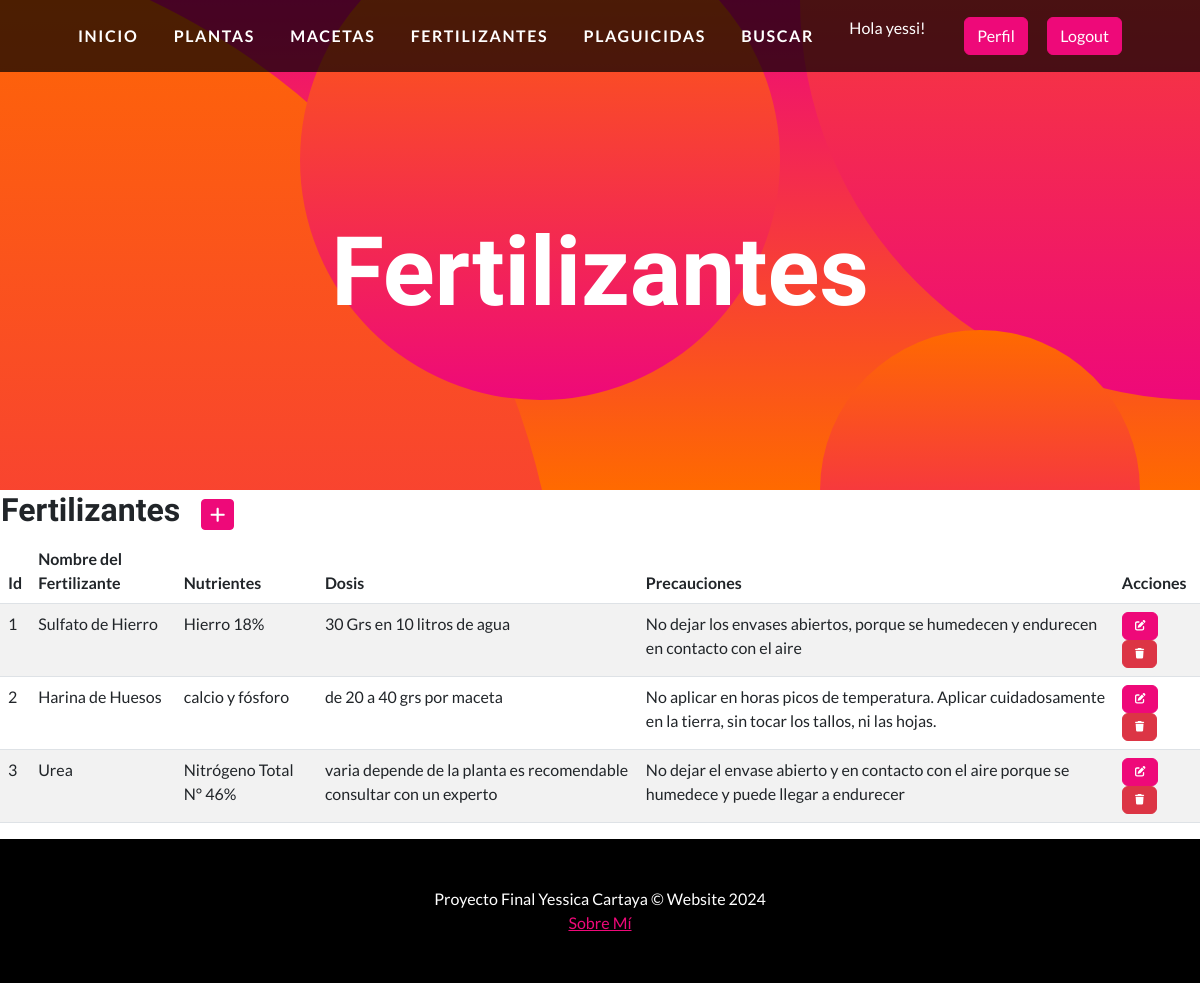
Page /aplicacion/fertilizantes/ (signed in) on the committed database.
### aplicacion/models.py (models this page shows, shortened)
class Fertilizante(models.Model):
    nombre = models.CharField(max_length=50)
    nutrientes = models.CharField(max_length=100)
    dosis = models.CharField(max_length=100)
    precauciones = models.CharField(max_length=500)

### aplicacion/views.py (the view)
# urls.py: path('fertilizantes/', fertilizantes, name = "fertilizantes"),
@login_required
def fertilizantes(request):
    contexto = {'fertilizantes': Fertilizante.objects.all()}
    return render(request, "aplicacion/fertilizantes.html",contexto)

### aplicacion/templates/aplicacion/fertilizantes.html
{% extends 'aplicacion/home.html' %}
{% block titulo %}
    <h1 class="masthead-heading mb-0">Fertilizantes</h1>
{% endblock titulo %}
{% block contenido %}
<table>
    <tr>
        <td width="200"> <h2>Fertilizantes</h2></td>
        <td>
            <a
            href="{% url 'fertilizantesCrear' %}"
            class="btn btn-primary btn-sm"
            ><i class="fa fa-plus fa-lg" title="Crear" ></i>
            </a>
        </td>
    </tr>
</table>
<table class="table table-striped">
    <thead>
        <tr>
            <th>Id</th>
            <th>Nombre del Fertilizante</th>
            <th>Nutrientes</th>
            <th>Dosis</th>
            <th>Precauciones</th>
            <th>Acciones</th>
        </tr>
    </thead>
    <tbody>
{% for f in fertilizantes %}
        <tr>
            <td>{{f.id}}</td>
            <td>{{f.nombre}}</td>
            <td>{{f.nutrientes}}</td>
            <td>{{f.dosis}}</td>
            <td>{{f.precauciones}}</td>
            <td>
                <a
                  href="{% url 'fertilizantesActualizar' f.id %}"
                  class="btn btn-primary"
                  style="--bs-btn-padding-y: .25rem; --bs-btn-paddin-x: .5rem; --bs-btn-font-size: .75rem;"
                  ><i class="fa fa-edit fa-sm" title="Actualizar"></i>
                </a>
                <a
                  href="{% url 'fertilizantesBorrar' f.id %}"
                  class="btn btn-danger"
                  style="--bs-btn-padding-y: .25rem; --bs-btn-paddin-x: .5rem; --bs-btn-font-size: .75rem;"
                  ><i class="fa fa-trash fa-sm" title="Borrar"></i>
                </a>
            </td>
        </tr>
{% endfor %}
    </tbody>
</table>
{% endblock contenido %}

### aplicacion/templates/aplicacion/home.html (shortened to what this page needs)
<!DOCTYPE html>
<html lang="en">
    <head>
        {% load static %}
        <link href="{% static 'css/styles.css' %}" rel="stylesheet" />
    </head>
    <body id="page-top">
        <nav class="navbar navbar-expand-lg navbar-dark navbar-custom fixed-top">
            <div class="container px-5">
                <a class="navbar-brand" href="{% url 'home' %}">Inicio</a>
                {% if user.is_authenticated %}
                    <a class="navbar-brand" href="{% url 'plantas' %}">Plantas</a>
                    <a class="navbar-brand" href="{% url 'macetas' %}">Macetas</a>
                    <a class="navbar-brand" href="{% url 'fertilizantes' %}">Fertilizantes</a>
                    <a class="navbar-brand" href="{% url 'plaguicidas' %}">Plaguicidas</a>
                    <a class="navbar-brand" href="{% url 'buscar' %}">Buscar</a>
                    <p style="color:white">Hola {{user.username}}!</p>
                    <a class="btn btn-primary" href="{% url 'editar_perfil' %}">Perfil</a>
                    <a class="btn btn-primary" href="{% url 'logout' %}">Logout</a>
                {% else %}
                    <a class="btn btn-primary" href="{% url 'login' %}">Login</a>
                    <a class="btn btn-success" href="{% url 'registro' %}">Registro</a>
                {% endif %}
            </div>
        </nav>
        <header class="masthead text-center text-white">
            <div class="masthead-content">
                <div class="container px-5">
                    {% block titulo %}{% endblock titulo %}
                </div>
            </div>
            <div class="bg-circle-1 bg-circle"></div>
            <div class="bg-circle-2 bg-circle"></div>
            <div class="bg-circle-3 bg-circle"></div>
            <div class="bg-circle-4 bg-circle"></div>
        </header>
        {% block contenido %}
        {% endblock contenido %}
        <footer class="py-5 bg-black">
            <div class="container px-5"><p class="m-0 text-center text-white big">Proyecto Final Yessica Cartaya &copy; Website 2024</p></div>
            <div class="container px-5"><p class="m-0 text-center text-white big"><a  style= text-align:center href ="{% url 'sobreMi' %}" >Sobre Mí</a></div>
        </footer>
    </body>
</html>

### rows in the picture
Fertilizante: id "1", nombre "Sulfato de Hierro", nutrientes "Hierro 18%", dosis "30 Grs en 10 litros de agua", precauciones "No dejar los envases abiertos, porque se humedecen y endurecen en contacto con el aire"
Fertilizante: id "2", nombre "Harina de Huesos", nutrientes "calcio y fósforo", dosis "de 20 a 40 grs por maceta", precauciones "No aplicar en horas picos de temperatura. Aplicar cuidadosamente en la tierra, sin tocar los tallos, ni las hojas."
Fertilizante: id "3", nombre "Urea", nutrientes "Nitrógeno Total N° 46%", dosis "varia depende de la planta es recomendable consultar con un experto", precauciones "No dejar el envase abierto y en contacto con el aire porque se humedece y puede llegar a endurecer"

### other values in the picture
{{ user.username }} "yessi"
